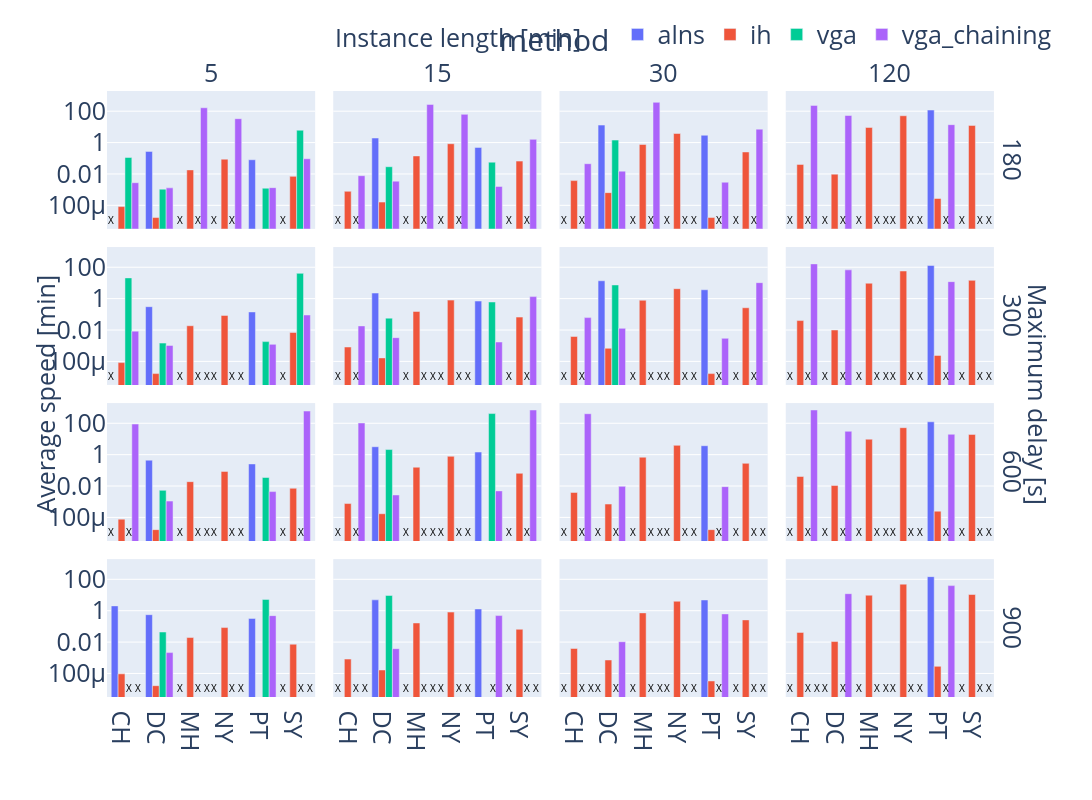

Notebook code for this chart:
### Code cell
fig = px.bar(
    avg_speed_df,
    x='area_short',
    y='comp_time_min',
    color=choose_fighter,
    barmode='group',
    facet_col='duration_minutes',
    facet_row='max_delay',
    log_y=True,
)
min_y = avg_speed_df.loc[avg_speed_df['comp_time_min'] > 0, 'comp_time_min'].min()
missing_y_val = min_y * 0.5 if min_y else 1e-6 

# Add X annotations for missing method/area combos
for _, row in avg_speed_df[avg_speed_df['is_missing']].iterrows():
    axis_ref = vals_to_axis[(row['duration_minutes'], row['max_delay'])]

    xref = f'x{axis_ref}' if axis_ref > 1 else 'x'
    yref = f'y{axis_ref}' if axis_ref > 1 else 'y'

    offset = offsets[row[choose_fighter]] * 0.3  # for spacing
    fig.add_annotation(
        x=row['area_short'],
        y=-5.5, # for log scale
        text="X",
        xanchor='center',
        yanchor='bottom',
        showarrow=False,
        font=dict(color='black', size=10),
        xref=xref,
        yref=yref,
        xshift=offset * 30  # pixel offset for visual spacing
    )
    # 0.3, 50

# Shared axes titles
fig.for_each_yaxis(lambda y: y.update(title=''))  # Remove titles
fig.add_annotation(
    x=-0.09, y=0.5, text="Average speed [min]", textangle=-90,
    xref="paper", yref="paper", showarrow=False
)
fig.for_each_xaxis(lambda x: x.update(title=''))  # Remove titles
fig.add_annotation(
    x=0.25, y=1.12, text="Instance length [min]", xref="paper", yref="paper", showarrow=False
)  # Add shared title
fig.add_annotation(
    x=1.05, y=0.5, text="Maximum delay [s]", xref="paper", yref="paper", showarrow=False, textangle=90
)  # Add shared facet row title

fig.for_each_annotation(lambda a: a.update(text=a.text.split("=")[-1]))
fig.update_layout(legend=dict(orientation="h", yanchor="bottom", y=1.05, xanchor="right", x=1.05), font=dict(size=25), height=800, width=1300)

fig.write_image(f"{IMG_PATH}/avg_speed_{choose_fighter}.pdf")
fig.show()
